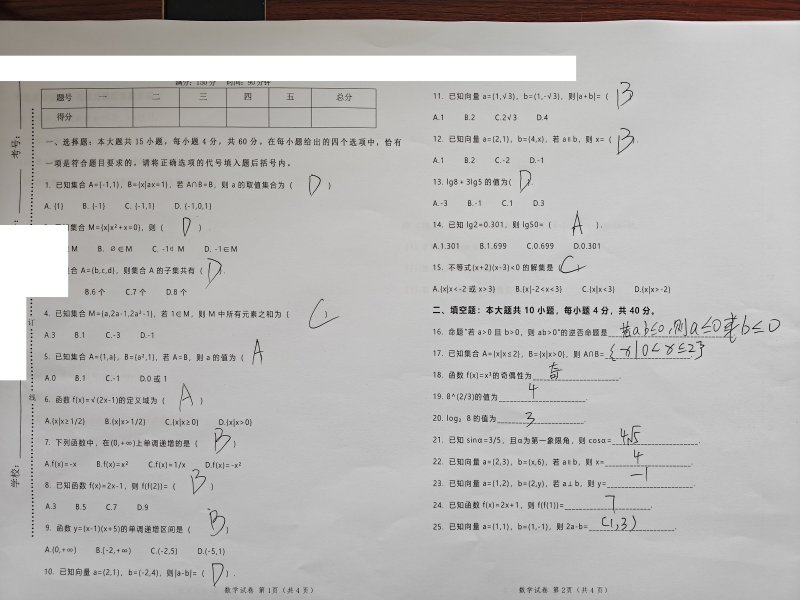
#> input picture evidence/01_difference-vs-raw/case_a_human_truth/samples/S01_paper_raw.jpg, 2400 x 1800 px (shown at 1/3 size)
$ python -i core.py   (imports and definitions only)
#> lines starting #> are read from the running program, lines starting #| are printed output that depends on the picture; after the words box and inside, x2 and y2 are one past the last pixel; in counts of white or black regions, pixels touching at a corner belong together
from __future__ import annotations

import hashlib
import json
import math
import string
from dataclasses import asdict, dataclass, fields, replace
from pathlib import Path, PurePosixPath, PureWindowsPath
from typing import Iterable, Sequence

import cv2
import numpy as np
from PIL import Image, ImageDraw, ImageFont, ImageOps


MAX_CONSENSUS_SOURCES = 24
REFERENCE_MAX_EDGE = 1800


class AlignmentError(RuntimeError):
    """Raised when a photographed page cannot be mapped to the template."""


# [7 lines left out: function _reject_duplicate_json_keys, not called in this run]


@dataclass(frozen=True)
class LabConfig:
    max_edge: int = 1800
    feature_edge: int = 960
    detector: str = "sift"
    max_features: int = 3500
    ratio_test: float = 0.72
    ransac_threshold: float = 4.0
    min_good_matches: int = 24
    min_inliers: int = 16
    min_inlier_ratio: float = 0.28
    min_coverage: float = 0.78
    min_template_edge_recall: float = 0.72
    local_tiles_x: int = 2
    local_min_inliers: int = 8
    local_min_inlier_ratio: float = 0.55
    local_overlap_ratio: float = 0.06
    local_max_translation_ratio: float = 0.025
    local_max_scale_change: float = 0.04
    local_max_rotation_degrees: float = 3.0
    local_max_shear: float = 0.04
    consensus_percentile: int = 70
    print_vote_ratio: float = 0.70
    print_dark_threshold: int = 210
    print_intensity_percentile: int = 25
    print_mask_dilate: int = 2
    seed_dark_threshold: int = 188
    seed_difference: int = 24
    evidence_mode: str = "soft_difference"
    print_guard_radius: int = 2
    near_print_difference: int = 42
    near_print_min_template: int = 190
    blue_chroma_threshold: int = 18
    blue_chroma_delta: int = 12
    component_min_area: int = 4
    component_max_area_ratio: float = 0.025
    blank_pixel_limit: int = 5
    visible_pixel_limit: int = 24

    def validate(self) -> "LabConfig":
        if self.detector not in {"sift", "orb"}:
            raise ValueError("detector must be 'sift' or 'orb'")
        if self.max_edge < 640 or self.feature_edge < 320:
            raise ValueError("image bounds are too small")
        if not 0.5 <= self.ratio_test < 1.0:
            raise ValueError("ratio_test must be between 0.5 and 1.0")
        if not 0 < self.min_inlier_ratio <= 1:
            raise ValueError("min_inlier_ratio must be between 0 and 1")
        if not 0 < self.min_coverage <= 1:
            raise ValueError("min_coverage must be between 0 and 1")
        if not 0 < self.min_template_edge_recall <= 1:
            raise ValueError("min_template_edge_recall must be between 0 and 1")
        if not 1 <= self.local_tiles_x <= 4:
            raise ValueError("local_tiles_x must be between 1 and 4")
        if not 0 < self.local_min_inlier_ratio <= 1:
            raise ValueError("local_min_inlier_ratio must be between 0 and 1")
        if not 0 <= self.local_max_translation_ratio <= 0.10:
            raise ValueError(
                "local_max_translation_ratio must be between 0 and 0.10"
            )
        if not 0 <= self.local_max_scale_change <= 0.20:
            raise ValueError("local_max_scale_change must be between 0 and 0.20")
        if not 0 <= self.local_max_rotation_degrees <= 15:
            raise ValueError(
                "local_max_rotation_degrees must be between 0 and 15"
            )
        if not 0 <= self.local_max_shear <= 0.20:
            raise ValueError("local_max_shear must be between 0 and 0.20")
        if not 50 <= self.consensus_percentile <= 95:
            raise ValueError("consensus_percentile must be between 50 and 95")
        if not 0 < self.print_vote_ratio <= 1:
            raise ValueError("print_vote_ratio must be between 0 and 1")
        if not 5 <= self.print_intensity_percentile <= 50:
            raise ValueError("print_intensity_percentile must be between 5 and 50")
        if not 0 <= self.print_mask_dilate <= 4:
            raise ValueError("print_mask_dilate must be between 0 and 4")
        if self.evidence_mode not in {"strict_white", "soft_difference"}:
            raise ValueError(
                "evidence_mode must be 'strict_white' or 'soft_difference'"
            )
        if not 0 <= self.print_guard_radius <= 8:
            raise ValueError("print_guard_radius must be between 0 and 8")
        for name in (
            "print_dark_threshold",
            "seed_dark_threshold",
            "seed_difference",
            "near_print_difference",
            "near_print_min_template",
            "blue_chroma_threshold",
            "blue_chroma_delta",
        ):
            value = getattr(self, name)
            if isinstance(value, bool) or not isinstance(value, int) or not 0 <= value <= 255:
                raise ValueError(f"{name} must be an integer between 0 and 255")
#> in load_rgb, source is the input picture: PIL image 2400x1800 RGB; mean R, G, B 183, 181.4, 180.1
        if self.component_min_area < 1:
            raise ValueError("component_min_area must be positive")
        if not 0 < self.component_max_area_ratio <= 0.25:
            raise ValueError("component_max_area_ratio must be between 0 and 0.25")
        if self.blank_pixel_limit < 0 or self.visible_pixel_limit <= self.blank_pixel_limit:
            raise ValueError("ink state pixel limits are invalid")
        return self


@dataclass(frozen=True)
class QuestionRegion:
    question_number: str
    question_type: str
    bbox: tuple[int, int, int, int]

    # [47 lines left out: function from_mapping, not called in this run]


@dataclass(frozen=True)
class RegionSet(Sequence[QuestionRegion]):
    artifact_registration_sha256: str
    questions: tuple[QuestionRegion, ...]

    def __len__(self) -> int:
        return len(self.questions)

    def __getitem__(self, index):
        return self.questions[index]

    # [41 lines left out: functions require_artifact, contract_sha256, validate_sample_id, not called in this run]


@dataclass
class AlignmentResult:
    rgb: np.ndarray
    stats: dict


@dataclass
class EvidenceResult:
    aligned_rgb: np.ndarray
    cleaned_gray: np.ndarray
    ink_mask: np.ndarray
    ambiguous_mask: np.ndarray
    evidence_rgb: np.ndarray
    stats: dict


def _sha256(path: Path) -> str:
    digest = hashlib.sha256()
    with path.open("rb") as stream:
        for chunk in iter(lambda: stream.read(1024 * 1024), b""):
            digest.update(chunk)
    return digest.hexdigest()


def _resize_long_edge(image: np.ndarray, max_edge: int) -> np.ndarray:
#> called with max_edge = 1800
    height, width = image.shape[:2]
#> height = 1800; width = 2400
    longest = max(height, width)
#> longest = 2400
    if longest <= max_edge:
        return np.ascontiguousarray(image)
    scale = max_edge / float(longest)
#> scale = 0.75
    size = (max(1, round(width * scale)), max(1, round(height * scale)))
#> size = (1800, 1350)
    return cv2.resize(image, size, interpolation=cv2.INTER_AREA)


def load_rgb(
    path: str | Path,
    *,
    max_edge: int | None = None,
    rotate_clockwise_quadrants: int = 0,
) -> np.ndarray:
    source_path = Path(path)
    if not source_path.is_file():
        raise FileNotFoundError(source_path)
    with Image.open(source_path) as source:
        image = ImageOps.exif_transpose(source).convert("RGB")
        rgb = np.asarray(image, dtype=np.uint8)
    turns = int(rotate_clockwise_quadrants) % 4
    if turns:
        rgb = np.rot90(rgb, k=-turns)
    rgb = np.ascontiguousarray(rgb)
    return _resize_long_edge(rgb, max_edge) if max_edge else rgb


def _gray(rgb: np.ndarray) -> np.ndarray:
    return cv2.cvtColor(rgb, cv2.COLOR_RGB2GRAY)
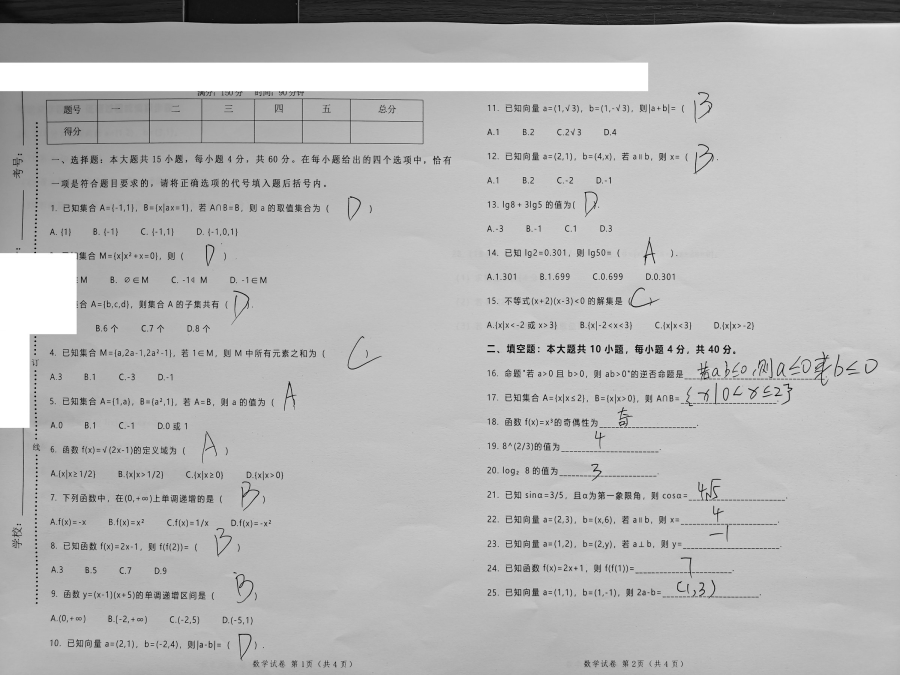
#> returned value: shape (1350, 1800) (shown at 1/2 size); min 0, max 255, mean 181.7


# [26 lines left out: functions _feature_gray, _detector, _extract_features, not called in this run]


def _red_mask(rgb: np.ndarray) -> np.ndarray:
    red = rgb[:, :, 0].astype(np.int16)
    green = rgb[:, :, 1].astype(np.int16)
    blue = rgb[:, :, 2].astype(np.int16)
    return (
        (red >= 105)
        & (red - green >= 38)
        & (red - blue >= 28)
        & (red >= (green * 6) // 5)
    )


def _normalize_illumination(gray: np.ndarray) -> np.ndarray:
    longest = max(gray.shape[:2])
#> longest = 1800
    sigma = max(12.0, longest / 90.0)
#> sigma = 20
    background = cv2.GaussianBlur(gray, (0, 0), sigmaX=sigma, sigmaY=sigma)
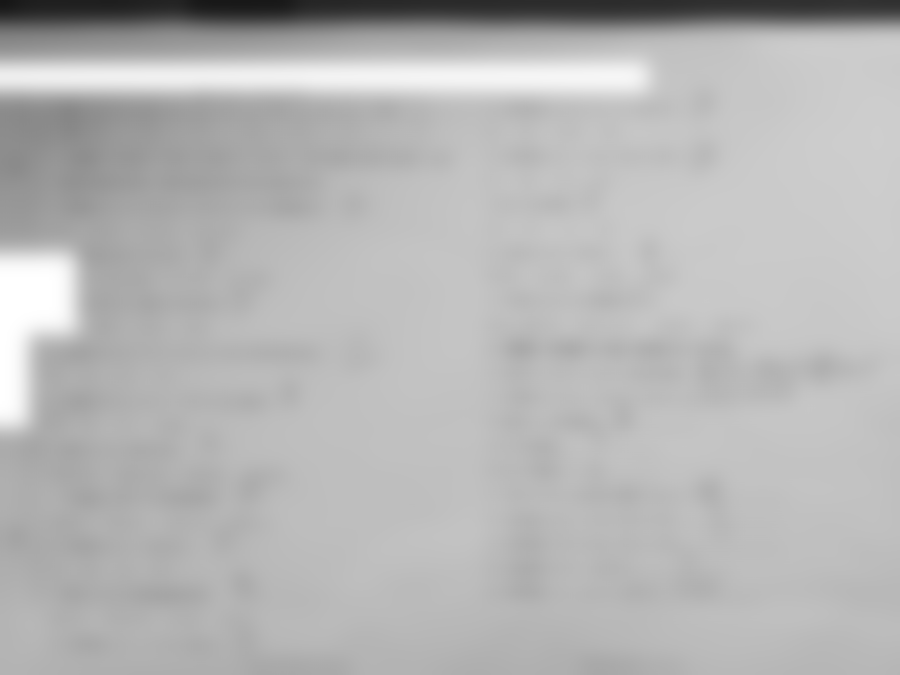
#> background: shape (1350, 1800) (shown at 1/2 size); min 21, max 255, mean 181.7
    background = np.maximum(background, 1)
    normalized = cv2.divide(gray, background, scale=242)
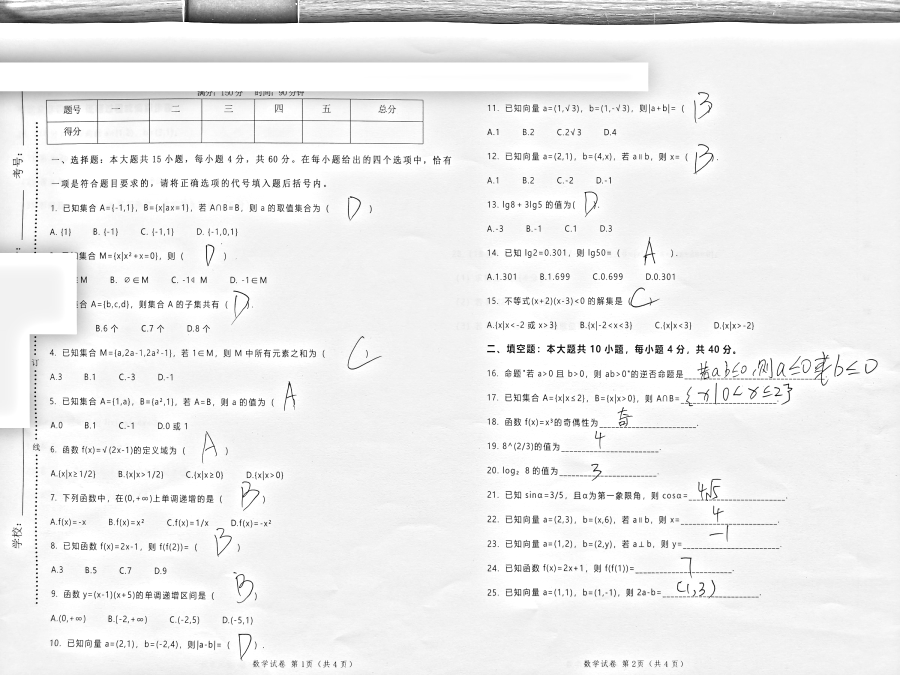
#> normalized: shape (1350, 1800) (shown at 1/2 size); min 0, max 255, mean 238.2
    return np.clip(normalized, 0, 255).astype(np.uint8)


# [316 lines left out: functions _coverage_for_homography, _estimate_homography, _tile_refine, _trusted_local_affine, align_rgb, _orb_pair_score and 1 more, not called in this run]


def _clean_gray_for_consensus(rgb: np.ndarray) -> np.ndarray:
    normalized = _normalize_illumination(_gray(rgb))
    normalized[_red_mask(rgb)] = 255
#> in _red_mask, `return ( (red >= 105) & (red - green >= 38) & (red - blue >= 28) & (re..`:
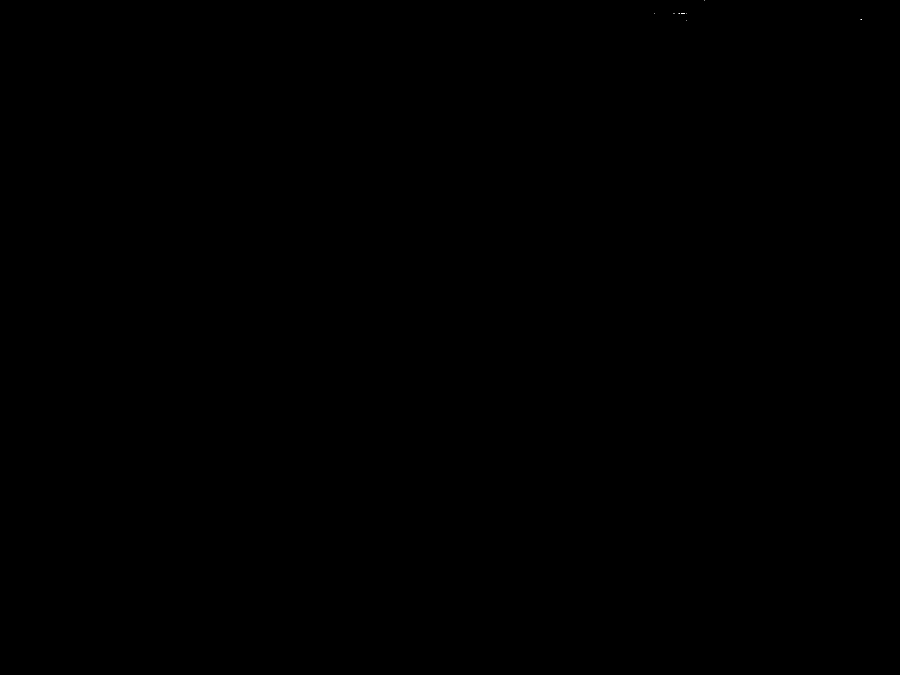
#> returned value: shape (1350, 1800) bool (shown at 1/2 size); 0% white in thin lines or dots, all inside (x1, y1, x2, y2) = (1308, 0, 1724, 42)
#> normalized: shape (1350, 1800); under 0.01% of pixels changed, all inside (x1, y1, x2, y2) = (1372, 39, 1724, 42)
    return normalized


# [51 lines left out: functions _consensus_from_aligned, _template_edge_recall, not called in this run]


def _write_artifact_images(
    destination: Path,
    template_gray: np.ndarray,
    print_mask: np.ndarray,
    registration_rgb: np.ndarray,
) -> dict:
    destination.mkdir(parents=True, exist_ok=True)
    template_path = destination / "template.png"
    print_mask_path = destination / "print_mask.png"
    registration_path = destination / "registration.png"
    Image.fromarray(template_gray, mode="L").save(template_path, format="PNG")
    Image.fromarray(print_mask, mode="L").save(print_mask_path, format="PNG")
    Image.fromarray(registration_rgb, mode="RGB").save(
        registration_path,
        format="PNG",
    )
    return {
        "template_image": template_path.name,
        "template_sha256": _sha256(template_path),
        "print_mask": print_mask_path.name,
        "print_mask_sha256": _sha256(print_mask_path),
        "registration_image": registration_path.name,
        "registration_sha256": _sha256(registration_path),
    }


def _write_manifest(destination: Path, manifest: dict) -> dict:
    (destination / "manifest.json").write_text(
        json.dumps(manifest, ensure_ascii=False, indent=2),
        encoding="utf-8",
    )
    return manifest


# [138 lines left out: function compile_consensus_template, not called in this run]


def compile_blank_template(
    image_path: str | Path,
    output_dir: str | Path,
    *,
    config: LabConfig | None = None,
    rotate_clockwise_quadrants: int = 0,
) -> dict:
    """Compile an answer-preserving artifact from a genuinely blank paper.

    The input may be an electronic blank page or an unfilled photograph.  It
    must not contain any student's answers.  Unlike cross-student consensus,
    this source cannot absorb a commonly written answer into the print mask.
    """
    config = (config or LabConfig()).validate()
    source = load_rgb(
        image_path,
        max_edge=config.max_edge,
        rotate_clockwise_quadrants=rotate_clockwise_quadrants,
    )
    template_gray = _clean_gray_for_consensus(source)
    print_mask = (template_gray <= config.print_dark_threshold).astype(np.uint8) * 255
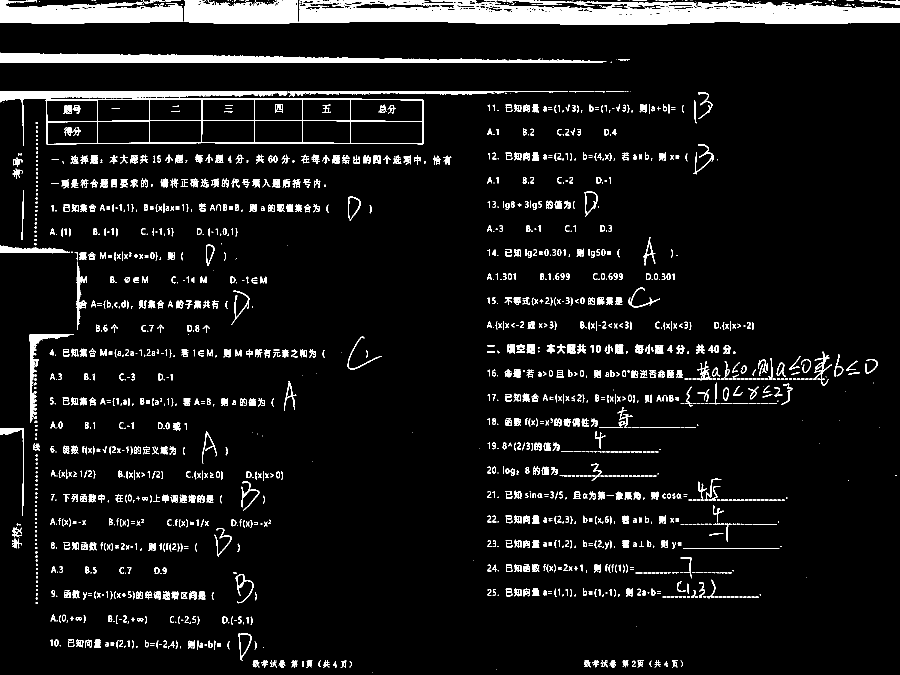
#> print_mask: shape (1350, 1800) (shown at 1/2 size); 7.2% white; 1863 white regions (804 under 20 px), largest, box (x1, y1, x2, y2) and area: (367, 0, 1800, 50) 50766, (0, 105, 1213, 125) 13000, (0, 0, 366, 47) 12586
    print_mask = cv2.morphologyEx(
        print_mask,
        cv2.MORPH_CLOSE,
        np.ones((2, 2), dtype=np.uint8),
    )
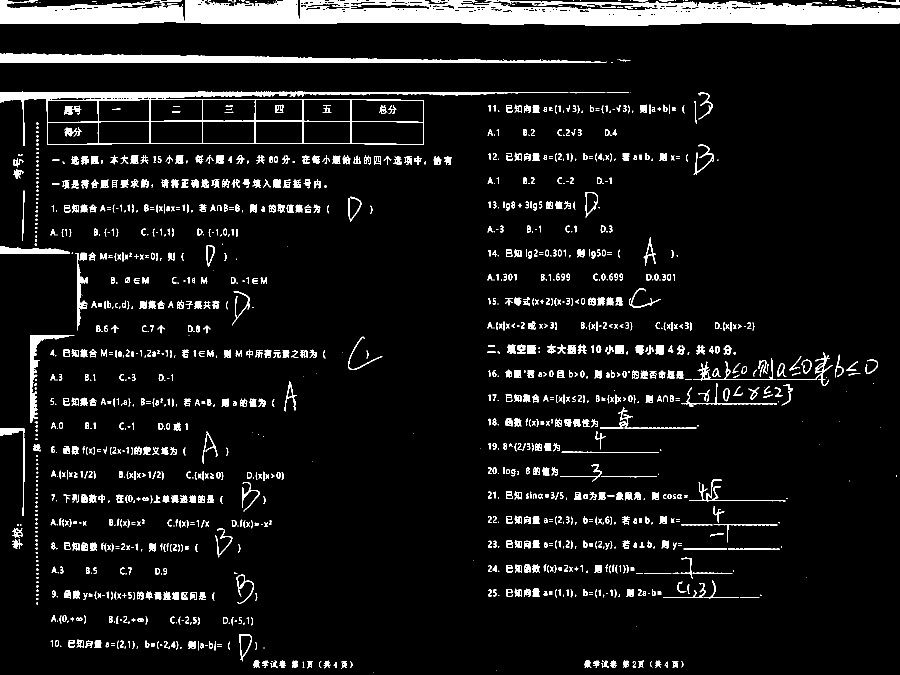
#> print_mask: shape (1350, 1800) (shown at 1/2 size); 7.5% white; 1472 white regions (478 under 20 px), largest, box (x1, y1, x2, y2) and area: (0, 0, 1800, 51) 66157, (0, 183, 1137, 292) 14384, (0, 106, 1214, 126) 13086
    if config.print_mask_dilate:
        size = config.print_mask_dilate * 2 + 1
        print_mask = cv2.dilate(
            print_mask,
            np.ones((size, size), dtype=np.uint8),
        )
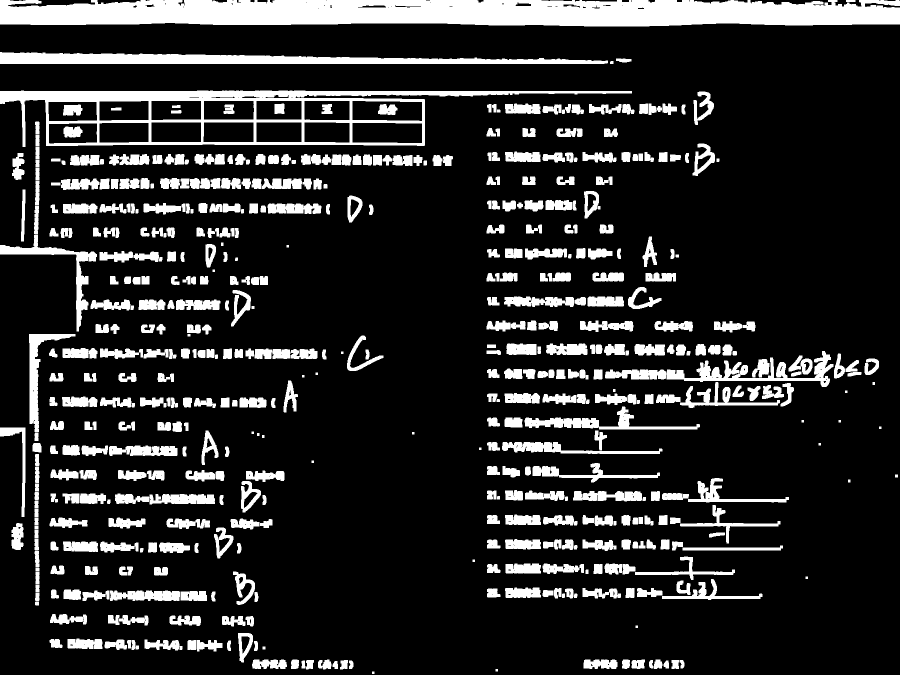
#> print_mask: shape (1350, 1800) (shown at 1/2 size); 16.1% white; 518 white regions, largest, box (x1, y1, x2, y2) and area: (0, 0, 1800, 53) 83736, (0, 181, 1264, 294) 31757, (0, 104, 1216, 128) 18409
    subtraction = np.full(template_gray.shape, 255, dtype=np.uint8)
    subtraction[print_mask > 0] = template_gray[print_mask > 0]

    destination = Path(output_dir)
    artifact_files = _write_artifact_images(
        destination,
        subtraction,
        print_mask,
        source,
    )
#> artifact_files = 6 items
    manifest = {
        "artifact_version": 2,
        "experimental": True,
        "source_mode": "verified_blank",
        "answer_preservation_safe": True,
        "source_count": 1,
        "input_rotation_clockwise_quadrants": int(rotate_clockwise_quadrants) % 4,
        "canonical_size": [int(template_gray.shape[1]), int(template_gray.shape[0])],
        **artifact_files,
        "config": asdict(config),
        "quality": {
            "print_pixel_ratio": round(
                float(np.count_nonzero(print_mask)) / print_mask.size,
                5,
            ),
        },
    }
    return _write_manifest(destination, manifest)


# [98 lines left out: functions _artifact_member, _read_artifact_png, _verified_artifact, not called in this run]


def load_verified_manifest(manifest_path: str | Path) -> dict:
    return _verified_artifact(manifest_path)[0]


# [158 lines left out: functions _filter_components, _ink_evidence, not called in this run]


class TemplateMatcher:
    """Verified batch matcher with one cached registration feature set."""

    # [192 lines left out: functions __init__, extract_evidence, extract_evidence, _validated_sha256, load_regions, _validated_regions, not called in this run]


def _scaled_boundary(value: int, extent: int) -> int:
    return min(extent, max(0, (value * extent + 500) // 1000))


# [283 lines left out: functions _pixel_bbox, _scaled_ink_limits, _region_state, _evidence_config, summarize_regions, _font and 2 more, not called in this run]

>>> result = compile_blank_template('../../evidence/01_difference-vs-raw/case_a_human_truth/samples/S01_paper_raw.jpg', 'out.png')
#> result = 15 items
